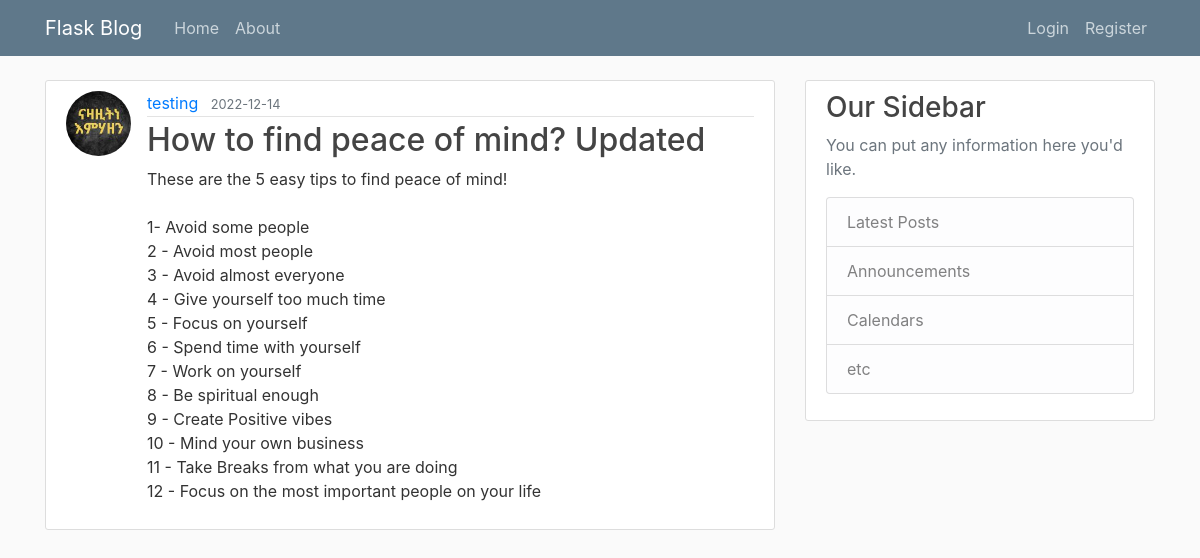
/posts/1, run on the app's committed database.
### flaskblog/models.py (models this page shows, shortened)
class User(db.Model, UserMixin):
    id = db.Column(db.Integer, primary_key=True)
    username = db.Column(db.String(20), unique=True, nullable=False)
    email = db.Column(db.String(120), unique=True, nullable=False)
    password = db.Column(db.String(60), nullable=False)
    image = db.Column(
        db.String(20),
        nullable=False,
        default="default.jpg",
    )
    posts = db.relationship("Post", backref="author", lazy=True)

class Post(db.Model):
    id = db.Column(db.Integer, primary_key=True)
    title = db.Column(db.String(100), nullable=False, unique=True)
    date_posted = db.Column(db.DateTime, nullable=False, default=datetime.utcnow())
    content = db.Column(db.Text, nullable=False)
    user_id = db.Column(db.Integer, db.ForeignKey("user.id"), nullable=False)

### flaskblog/routes.py (the view)
@app.route("/posts/<int:post_id>")
def post(post_id):
    post = Post.query.get_or_404(post_id)
    return render_template("post.html", title=post.title, post=post)

### flaskblog/templates/post.html (shortened to what this page needs)
{% extends 'layout.html' %}
{% block content %}
<article class="media content-section">
    <img class="rounded-circle article-img"
        src="{{url_for('static', filename='profile_pictures/'+post.author.image)}}" />
        <div class="media-body">
            <div class="article-metadata">
                <a class="mr-2" href="{{ url_for('user_posts', username=post.author.username) }}">{{ post.author.username }}</a>
                <small class="text-muted">{{ post.date_posted.strftime('%Y-%m-%d') }}</small>
            </div>
            <h2 class="article-title">{{ post.title }}</h2>
            <p class="article-content">{{ post.content }}</p>
          </div>
        </article>
{% endblock content %}

### flaskblog/static/styles.css (style rules this page uses)
body { background: #fafafa; color: #333333; margin-top: 5rem; }
h1, h2, h3, h4, h5, h6 { color: #444444; }
.content-section { background: #ffffff; padding: 10px 20px; border: 1px solid #dddddd; border-radius: 3px; margin-bottom: 20px; }
.article-title { color: #444444; }
.article-content { white-space: pre-line; }
.article-img { height: 65px; width: 65px; margin-right: 16px; }
.article-metadata { padding-bottom: 1px; margin-bottom: 4px; border-bottom: 1px solid #e3e3e3 }

### data on the page
User: image (picture), author.username "testing"
Post: date_posted "2022-12-14", title "How to find peace of mind? Updated", content "These are the 5 easy tips to find peace of mind! 1- Avoid some people 2 - Avoid most people 3 - Avoid almost everyone 4 - Give yourself too much time 5 - Focus on yourself 6 - Spend time with yourself 7 - Work on yourself 8 - Be spiritual enough 9 - Create Positive vibes 10 - Mind your own business 11 - Take Breaks from what you are doing 12 - Focus on the most important people on your life"
